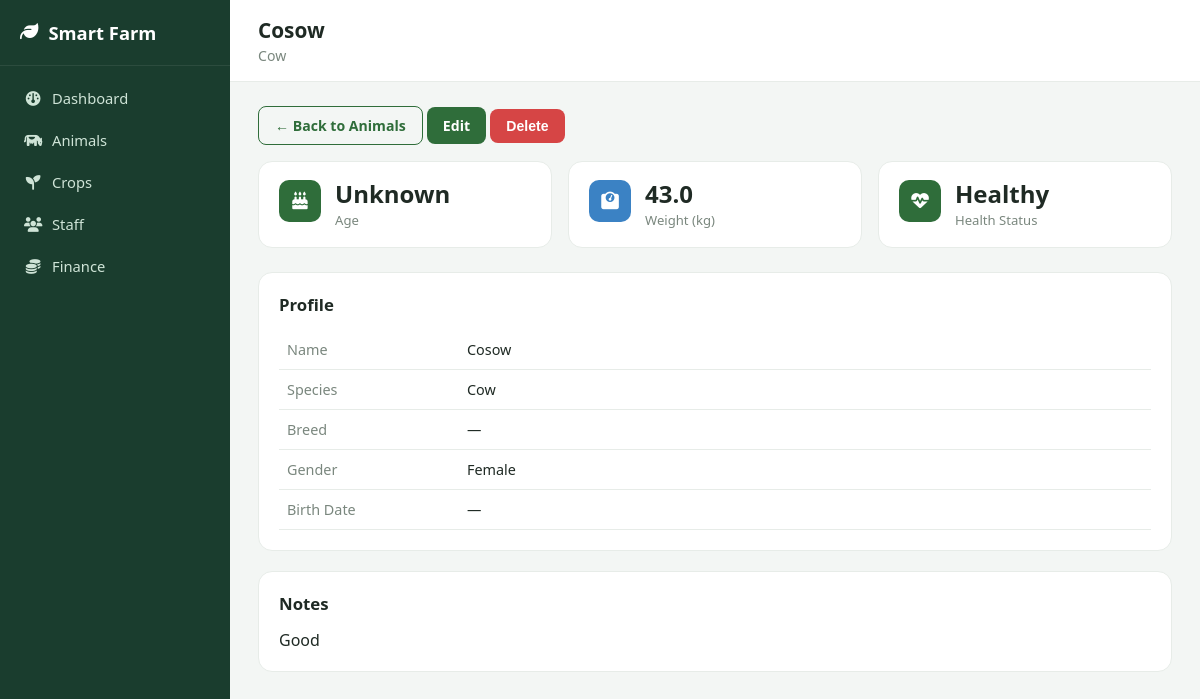
The app's page /animals/1 with its own data.
### models.py (models this page shows, shortened)
class Animal(db.Model):
    __tablename__ = "animals"
    id = db.Column(db.Integer, primary_key=True)
    name = db.Column(db.String(80), nullable=False)
    species = db.Column(db.String(50), nullable=False)   # e.g. Cow, Goat, Chicken
    breed = db.Column(db.String(80))
    gender = db.Column(db.String(10))
    birth_date = db.Column(db.Date)
    weight_kg = db.Column(db.Float)
    health_status = db.Column(db.String(30), default="Healthy")
    notes = db.Column(db.Text)
    created_at = db.Column(db.DateTime, default=datetime.utcnow)
    def age_display(self):
        if not self.birth_date:
            return "Unknown"

### app.py (the view)
@app.route("/animals/<int:animal_id>")
def animal_detail(animal_id):
    animal = Animal.query.get_or_404(animal_id)
    return render_template("animals/detail.html", animal=animal)

### templates/animals/detail.html (shortened to what this page needs)
{% extends "base.html" %}
{% block page_title %}{{ animal.name }}{% endblock %}
{% block page_subtitle %}{{ animal.species }}{{ ' · ' + animal.breed if animal.breed }}{% endblock %}
{% block content %}
  <div style="margin-bottom:16px;">
    <a href="{{ url_for('animals') }}" class="btn secondary">← Back to Animals</a>
    <a href="{{ url_for('edit_animal', animal_id=animal.id) }}" class="btn">Edit</a>
    <form method="POST" action="{{ url_for('delete_animal', animal_id=animal.id) }}" style="display:inline;" onsubmit="return confirm('Remove {{ animal.name }}?');">
      <button type="submit" class="btn" style="background:#d64545;">Delete</button>
    </form>
  </div>
  <div class="stats-grid">
    <div class="stat-card">
      <div class="icon-badge"><i class="fa-solid fa-cake-candles"></i></div>
      <div>
        <div class="value">{{ animal.age_display() }}</div>
        <div class="label">Age</div>
      </div>
    </div>
    <div class="stat-card">
      <div class="icon-badge blue"><i class="fa-solid fa-weight-scale"></i></div>
      <div>
        <div class="value">{{ animal.weight_kg or '—' }}</div>
        <div class="label">Weight (kg)</div>
      </div>
    </div>
    <div class="stat-card">
      <div class="icon-badge {{ 'danger' if animal.health_status == 'Sick' else ('warning' if animal.health_status == 'Under Treatment' else '') }}">
        <i class="fa-solid fa-heart-pulse"></i>
      </div>
      <div>
        <div class="value">{{ animal.health_status }}</div>
        <div class="label">Health Status</div>
      </div>
    </div>
  </div>
  <div class="card">
    <h2>Profile</h2>
    <table>
      <tbody>
        <tr><td style="color:#7a877e; width:180px;">Name</td><td>{{ animal.name }}</td></tr>
        <tr><td style="color:#7a877e;">Species</td><td>{{ animal.species }}</td></tr>
        <tr><td style="color:#7a877e;">Breed</td><td>{{ animal.breed or '—' }}</td></tr>
        <tr><td style="color:#7a877e;">Gender</td><td>{{ animal.gender or '—' }}</td></tr>
        <tr><td style="color:#7a877e;">Birth Date</td><td>{{ animal.birth_date or '—' }}</td></tr>
      </tbody>
    </table>
  </div>
  <div class="card">
    <h2>Notes</h2>
    <p style="color:#1f2a24; margin:0;">{{ animal.notes or 'No notes recorded.' }}</p>
  </div>
{% endblock %}

### static/css/style.css (style rules this page uses)
:root { --sidebar-bg: #1a3d2e; --sidebar-bg-light: #234f3a; --accent: #2f6d3a; --accent-light: #eaf6ee; --bg: #f3f6f4; --card: #ffffff; --text: #1f2a24; --muted: #7a877e; --border: #e7ece8; --danger: #d64545; --warning: #e0a627; --blue: #3b82c4; }
* { box-sizing: border-box; }
body { margin: 0; font-family: "Segoe UI", Arial, sans-serif; background: var(--bg); color: var(--text); }
.stats-grid { display: grid; grid-template-columns: repeat(auto-fit, minmax(200px, 1fr)); gap: 16px; margin-bottom: 24px; }
.stat-card { background: var(--card); border: 1px solid var(--border); border-radius: 14px; padding: 18px 20px; display: flex; align-items: flex-start; gap: 14px; }
.stat-card .icon-badge { width: 42px; height: 42px; border-radius: 10px; display: flex; align-items: center; justify-content: center; font-size: 1.1rem; color: white; background: var(--accent); flex-shrink: 0; }
.stat-card .icon-badge.blue { background: var(--blue); }
.stat-card .value { font-size: 1.5rem; font-weight: 700; color: var(--text); line-height: 1.2; }
.stat-card .label { color: var(--muted); font-size: 0.82rem; margin-top: 2px; }
.card { background: var(--card); border: 1px solid var(--border); border-radius: 14px; padding: 20px; margin-bottom: 20px; }
.card h2 { margin-top: 0; font-size: 1.05rem; color: var(--text); }
.btn { display: inline-block; background: var(--accent); color: white; border: none; padding: 9px 16px; border-radius: 8px; cursor: pointer; text-decoration: none; font-size: 0.88rem; font-weight: 600; }
.btn.secondary { background: transparent; color: var(--accent); border: 1px solid var(--accent); }
table { width: 100%; border-collapse: collapse; }
th, td { text-align: left; padding: 10px 8px; border-bottom: 1px solid var(--border); font-size: 0.9rem; }

### records on screen
Animal: name "Cosow", species "Cow", age_display "Unknown", weight_kg "43.0", health_status "Healthy", breed "—", gender "Female", birth_date "—", notes "Good"
